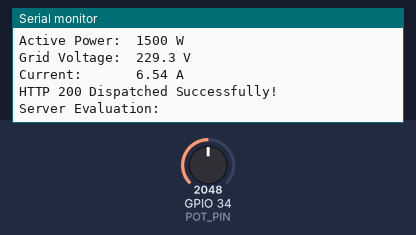
A sketch run on a simulated ESP32. On the bench: the last lines printed to the serial monitor. Inputs (shaded band) come from the test bench; at power-on: GPIO 34 (POT_PIN) = 2048 (analog values on the 0–4095 scale). WiFi joins after 1.5 s; servers stay silent unless stated; uploads are accepted with an empty reply.

Above: at 3.8 s.
3.9 s: GPIO 34 (POT_PIN) set to 2866
At 6.16 s:
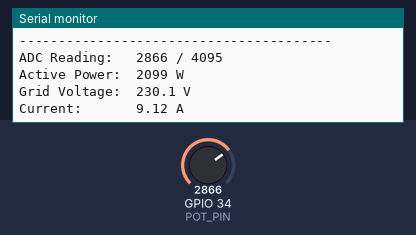
7.8 s: GPIO 34 (POT_PIN) set to 3603
At 10.3 s:
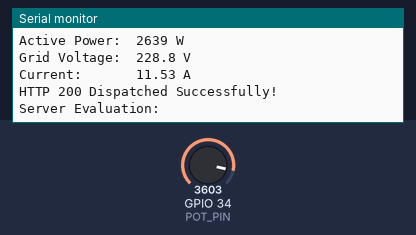
Timing chart, 0 to 11.8 s (numbered marks = the images above; inputs shaded):
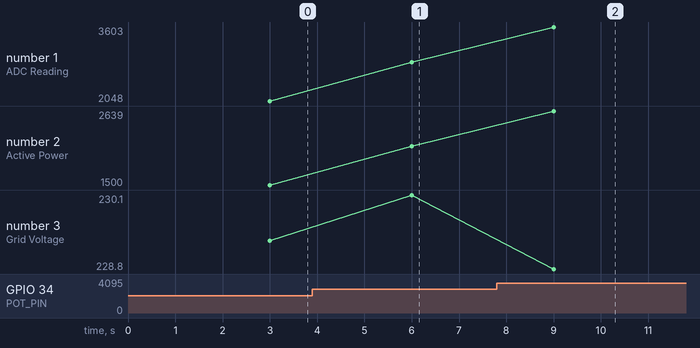

Measured:
- after the input at 3.9 s, the serial monitor: prints a new line after 2.1 s (image 1)
- after the input at 7.8 s, the serial monitor: prints a new line after 1.2 s (image 2)
- plotted number 1: 2048 → 2866 after the input at 3.9 s, 2866 → 3603 after the input at 7.8 s
- plotted number 2: 1500 → 2099 after the input at 3.9 s, 2099 → 2639 after the input at 7.8 s
- plotted number 3: 229.3 → 230.1 after the input at 3.9 s, 230.1 → 228.8 after the input at 7.8 s

The sketch:

sketch.ino
```cpp
/*
 * =========================================================================
 * Mission LiFE: Wokwi ESP32 Live Smart-Meter Simulator
 * =========================================================================
 * Hardware: ESP32 DevKit v1 + Rotary Potentiometer (ADC Pin 34)
 * Network: Wokwi Virtual WiFi (Wokwi-GUEST)
 * Target: FastAPI Microservice (/api/hardware)
 *
 * Potentiometer Pinout & ADC Mapping:
 * - Pin 1 (GND) -> ESP32 GND
 * - Pin 2 (SIG) -> ESP32 GPIO 34 (ADC1 Channel 6)
 * - Pin 3 (VCC) -> ESP32 3.3V
 *
 * ADC Range (12-bit): 0 to 4095
 * Mapped Active Power: 0 to 3000 Watts (Simulating domestic AC / heavy load)
 * =========================================================================
 */

#include <WiFi.h>
#include <HTTPClient.h>
#include <ArduinoJson.h>

const char* WIFI_SSID     = "Wokwi-GUEST";
const char* WIFI_PASSWORD = "";

// FastAPI Microservice Endpoint & Authentication
const char* TELEMETRY_URL  = "https://mission-life.onrender.com/api/hardware";
const char* DEVICE_API_KEY = "geda_esp32_secret_key_2026";
const char* USER_ID        = "user_12345";
const char* DEVICE_ID      = "appliance_ac_01";

// Potentiometer Analog Input Pin (ADC1)
const int POT_PIN = 34;

// Transmission timing
const unsigned long SEND_INTERVAL_MS = 3000;
unsigned long lastSendTime = 0;

void setup() {
  Serial.begin(115200);
  delay(1000);
  Serial.println("\n========================================================");
  Serial.println("  Mission LiFE: ESP32 Smart Meter Hardware Simulator   ");
  Serial.println("========================================================");

  analogReadResolution(12); // 0 to 4095

  WiFi.begin(WIFI_SSID, WIFI_PASSWORD);
  Serial.print("Connecting to Wokwi WiFi");
  while (WiFi.status() != WL_CONNECTED) {
    delay(400);
    Serial.print(".");
  }
  Serial.println("\nWiFi Connected! Local IP: " + WiFi.localIP().toString());
  Serial.println("Ready to stream live wattage to Mission LiFE.\n");
}

void loop() {
  unsigned long now = millis();
  if (now - lastSendTime >= SEND_INTERVAL_MS) {
    lastSendTime = now;

    // Read Potentiometer (0 to 4095)
    int rawAdc = analogRead(POT_PIN);
    // Map to active load: 0W to 3000W
    int currentWattage = map(rawAdc, 0, 4095, 0, 3000);

    // Derived electrical metrics (230V Indian Grid Standard)
    float voltage = 230.0 + ((rawAdc % 30) / 10.0) - 1.5; // ~228.5V to 231.5V
    float current = (voltage > 0) ? round((currentWattage / voltage) * 100.0) / 100.0 : 0.0;
    float frequency = 50.0;

    Serial.println("----------------------------------------");
    Serial.printf("ADC Reading:   %d / 4095\n", rawAdc);
    Serial.printf("Active Power:  %d W\n", currentWattage);
    Serial.printf("Grid Voltage:  %.1f V\n", voltage);
    Serial.printf("Current:       %.2f A\n", current);

    if (WiFi.status() == WL_CONNECTED) {
      HTTPClient http;
      http.begin(TELEMETRY_URL);
      http.addHeader("Content-Type", "application/json");
      http.addHeader("X-Device-Api-Key", DEVICE_API_KEY);

      StaticJsonDocument<256> doc;
      doc["user_id"]         = USER_ID;
      doc["device_id"]       = DEVICE_ID;
      doc["current_wattage"] = currentWattage;
      doc["voltage"]         = voltage;
      doc["current"]         = current;
      doc["frequency"]       = frequency;
      doc["source_type"]     = "wokwi_simulated";

      String jsonPayload;
      serializeJson(doc, jsonPayload);

      int httpCode = http.POST(jsonPayload);
      if (httpCode > 0) {
        String resp = http.getString();
        Serial.printf("HTTP %d Dispatched Successfully!\n", httpCode);
        Serial.println("Server Evaluation: " + resp);
      } else {
        Serial.printf("HTTP POST Failed: %s\n", http.errorToString(httpCode).c_str());
      }
      http.end();
    } else {
      Serial.println("[Offline] WiFi disconnected.");
    }
  }
}
```
